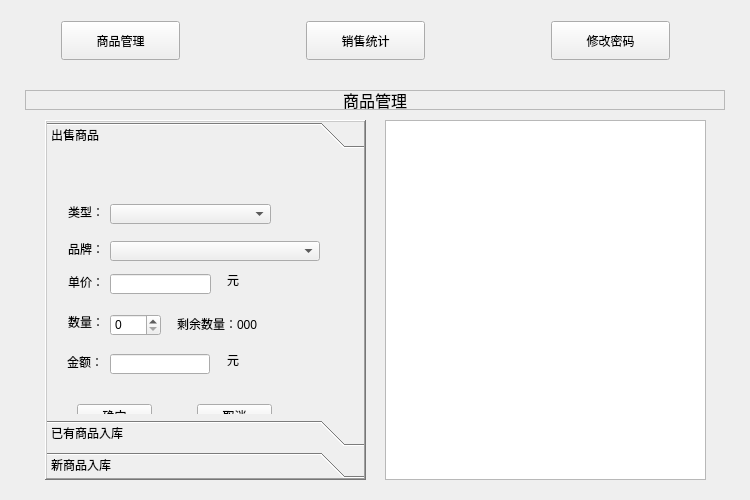
<?xml version="1.0" encoding="UTF-8"?>
<ui version="4.0">
 <class>Widget</class>
 <widget class="QWidget" name="Widget">
  <property name="geometry">
   <rect>
    <x>0</x>
    <y>0</y>
    <width>750</width>
    <height>500</height>
   </rect>
  </property>
  <property name="windowTitle">
   <string>数据管理系统</string>
  </property>
  <widget class="QWidget" name="layoutWidget">
   <property name="geometry">
    <rect>
     <x>50</x>
     <y>10</y>
     <width>631</width>
     <height>61</height>
    </rect>
   </property>
   <layout class="QHBoxLayout" name="horizontalLayout">
    <property name="sizeConstraint">
     <enum>QLayout::SetDefaultConstraint</enum>
    </property>
    <item>
     <widget class="QPushButton" name="manageBtn">
      <property name="sizePolicy">
       <sizepolicy hsizetype="Expanding" vsizetype="Expanding">
        <horstretch>0</horstretch>
        <verstretch>0</verstretch>
       </sizepolicy>
      </property>
      <property name="text">
       <string>商品管理</string>
      </property>
     </widget>
    </item>
    <item>
     <spacer name="horizontalSpacer_3">
      <property name="orientation">
       <enum>Qt::Horizontal</enum>
      </property>
      <property name="sizeHint" stdset="0">
       <size>
        <width>40</width>
        <height>20</height>
       </size>
      </property>
     </spacer>
    </item>
    <item>
     <widget class="QPushButton" name="chartBtn">
      <property name="sizePolicy">
       <sizepolicy hsizetype="Expanding" vsizetype="Expanding">
        <horstretch>0</horstretch>
        <verstretch>0</verstretch>
       </sizepolicy>
      </property>
      <property name="text">
       <string>销售统计</string>
      </property>
     </widget>
    </item>
    <item>
     <spacer name="horizontalSpacer_2">
      <property name="orientation">
       <enum>Qt::Horizontal</enum>
      </property>
      <property name="sizeHint" stdset="0">
       <size>
        <width>40</width>
        <height>20</height>
       </size>
      </property>
     </spacer>
    </item>
    <item>
     <widget class="QPushButton" name="passwordBtn">
      <property name="sizePolicy">
       <sizepolicy hsizetype="Expanding" vsizetype="Expanding">
        <horstretch>0</horstretch>
        <verstretch>0</verstretch>
       </sizepolicy>
      </property>
      <property name="text">
       <string>修改密码</string>
      </property>
     </widget>
    </item>
   </layout>
  </widget>
  <widget class="QStackedWidget" name="stackedWidget">
   <property name="geometry">
    <rect>
     <x>25</x>
     <y>70</y>
     <width>700</width>
     <height>410</height>
    </rect>
   </property>
   <property name="currentIndex">
    <number>0</number>
   </property>
   <widget class="QWidget" name="managePage">
    <widget class="QLabel" name="label">
     <property name="geometry">
      <rect>
       <x>0</x>
       <y>20</y>
       <width>700</width>
       <height>20</height>
      </rect>
     </property>
     <property name="font">
      <font>
       <pointsize>12</pointsize>
      </font>
     </property>
     <property name="frameShape">
      <enum>QFrame::StyledPanel</enum>
     </property>
     <property name="text">
      <string>商品管理</string>
     </property>
     <property name="alignment">
      <set>Qt::AlignCenter</set>
     </property>
    </widget>
    <widget class="QToolBox" name="toolBox">
     <property name="geometry">
      <rect>
       <x>20</x>
       <y>50</y>
       <width>321</width>
       <height>360</height>
      </rect>
     </property>
     <property name="frameShape">
      <enum>QFrame::WinPanel</enum>
     </property>
     <property name="frameShadow">
      <enum>QFrame::Raised</enum>
     </property>
     <widget class="QWidget" name="toolBoxPage1">
      <property name="geometry">
       <rect>
        <x>0</x>
        <y>0</y>
        <width>317</width>
        <height>278</height>
       </rect>
      </property>
      <attribute name="label">
       <string>出售商品</string>
      </attribute>
      <widget class="QLabel" name="label_9">
       <property name="geometry">
        <rect>
         <x>20</x>
         <y>200</y>
         <width>36</width>
         <height>16</height>
        </rect>
       </property>
       <property name="text">
        <string>金额：</string>
       </property>
      </widget>
      <widget class="QPushButton" name="sellCancelBtn">
       <property name="geometry">
        <rect>
         <x>150</x>
         <y>250</y>
         <width>75</width>
         <height>23</height>
        </rect>
       </property>
       <property name="text">
        <string>取消</string>
       </property>
      </widget>
      <widget class="QLabel" name="label_6">
       <property name="geometry">
        <rect>
         <x>21</x>
         <y>50</y>
         <width>36</width>
         <height>16</height>
        </rect>
       </property>
       <property name="text">
        <string>类型：</string>
       </property>
      </widget>
      <widget class="QLabel" name="label_7">
       <property name="geometry">
        <rect>
         <x>21</x>
         <y>87</y>
         <width>36</width>
         <height>16</height>
        </rect>
       </property>
       <property name="text">
        <string>品牌：</string>
       </property>
      </widget>
      <widget class="QComboBox" name="sellTypeComboBox">
       <property name="geometry">
        <rect>
         <x>63</x>
         <y>50</y>
         <width>161</width>
         <height>20</height>
        </rect>
       </property>
       <property name="sizePolicy">
        <sizepolicy hsizetype="Expanding" vsizetype="Fixed">
         <horstretch>0</horstretch>
         <verstretch>0</verstretch>
        </sizepolicy>
       </property>
      </widget>
      <widget class="QComboBox" name="sellBrandComboBox">
       <property name="geometry">
        <rect>
         <x>63</x>
         <y>87</y>
         <width>210</width>
         <height>20</height>
        </rect>
       </property>
       <property name="sizePolicy">
        <sizepolicy hsizetype="Expanding" vsizetype="Fixed">
         <horstretch>0</horstretch>
         <verstretch>0</verstretch>
        </sizepolicy>
       </property>
      </widget>
      <widget class="QPushButton" name="sellOkBtn">
       <property name="geometry">
        <rect>
         <x>30</x>
         <y>250</y>
         <width>75</width>
         <height>23</height>
        </rect>
       </property>
       <property name="text">
        <string>确定</string>
       </property>
      </widget>
      <widget class="QLabel" name="label_8">
       <property name="geometry">
        <rect>
         <x>21</x>
         <y>160</y>
         <width>36</width>
         <height>16</height>
        </rect>
       </property>
       <property name="text">
        <string>数量：</string>
       </property>
      </widget>
      <widget class="QSpinBox" name="sellNumSpinBox">
       <property name="geometry">
        <rect>
         <x>63</x>
         <y>160</y>
         <width>51</width>
         <height>22</height>
        </rect>
       </property>
      </widget>
      <widget class="QLineEdit" name="sellSumLineEdit">
       <property name="geometry">
        <rect>
         <x>63</x>
         <y>200</y>
         <width>100</width>
         <height>20</height>
        </rect>
       </property>
       <property name="readOnly">
        <bool>true</bool>
       </property>
      </widget>
      <widget class="QLabel" name="label_13">
       <property name="geometry">
        <rect>
         <x>180</x>
         <y>200</y>
         <width>54</width>
         <height>12</height>
        </rect>
       </property>
       <property name="text">
        <string>元</string>
       </property>
      </widget>
      <widget class="QLabel" name="label_24">
       <property name="geometry">
        <rect>
         <x>21</x>
         <y>120</y>
         <width>36</width>
         <height>16</height>
        </rect>
       </property>
       <property name="text">
        <string>单价：</string>
       </property>
      </widget>
      <widget class="QLineEdit" name="sellPriceLineEdit">
       <property name="geometry">
        <rect>
         <x>63</x>
         <y>120</y>
         <width>101</width>
         <height>20</height>
        </rect>
       </property>
       <property name="readOnly">
        <bool>true</bool>
       </property>
      </widget>
      <widget class="QLabel" name="label_25">
       <property name="geometry">
        <rect>
         <x>180</x>
         <y>120</y>
         <width>54</width>
         <height>12</height>
        </rect>
       </property>
       <property name="text">
        <string>元</string>
       </property>
      </widget>
      <widget class="QLabel" name="sellLastNumLabel">
       <property name="geometry">
        <rect>
         <x>130</x>
         <y>160</y>
         <width>111</width>
         <height>20</height>
        </rect>
       </property>
       <property name="text">
        <string>剩余数量：000</string>
       </property>
      </widget>
     </widget>
     <widget class="QWidget" name="page_3">
      <property name="geometry">
       <rect>
        <x>0</x>
        <y>0</y>
        <width>98</width>
        <height>28</height>
       </rect>
      </property>
      <attribute name="label">
       <string>已有商品入库</string>
      </attribute>
      <widget class="QLabel" name="label_2">
       <property name="geometry">
        <rect>
         <x>21</x>
         <y>50</y>
         <width>36</width>
         <height>16</height>
        </rect>
       </property>
       <property name="text">
        <string>类型：</string>
       </property>
      </widget>
      <widget class="QLabel" name="label_5">
       <property name="geometry">
        <rect>
         <x>21</x>
         <y>87</y>
         <width>36</width>
         <height>16</height>
        </rect>
       </property>
       <property name="text">
        <string>品牌：</string>
       </property>
      </widget>
      <widget class="QLabel" name="label_10">
       <property name="geometry">
        <rect>
         <x>21</x>
         <y>120</y>
         <width>36</width>
         <height>16</height>
        </rect>
       </property>
       <property name="text">
        <string>单价：</string>
       </property>
      </widget>
      <widget class="QLabel" name="label_11">
       <property name="geometry">
        <rect>
         <x>21</x>
         <y>160</y>
         <width>36</width>
         <height>16</height>
        </rect>
       </property>
       <property name="text">
        <string>数量：</string>
       </property>
      </widget>
      <widget class="QPushButton" name="goodsOkBtn">
       <property name="geometry">
        <rect>
         <x>30</x>
         <y>250</y>
         <width>75</width>
         <height>23</height>
        </rect>
       </property>
       <property name="text">
        <string>确定</string>
       </property>
      </widget>
      <widget class="QPushButton" name="goodsCancelBtn">
       <property name="geometry">
        <rect>
         <x>150</x>
         <y>250</y>
         <width>75</width>
         <height>23</height>
        </rect>
       </property>
       <property name="text">
        <string>取消</string>
       </property>
      </widget>
      <widget class="QComboBox" name="goodsTypeComboBox">
       <property name="geometry">
        <rect>
         <x>63</x>
         <y>50</y>
         <width>151</width>
         <height>20</height>
        </rect>
       </property>
      </widget>
      <widget class="QLineEdit" name="goodsPriceLineEdit">
       <property name="geometry">
        <rect>
         <x>63</x>
         <y>120</y>
         <width>100</width>
         <height>20</height>
        </rect>
       </property>
       <property name="readOnly">
        <bool>true</bool>
       </property>
      </widget>
      <widget class="QComboBox" name="goodsBrandComboBox">
       <property name="geometry">
        <rect>
         <x>63</x>
         <y>87</y>
         <width>210</width>
         <height>20</height>
        </rect>
       </property>
      </widget>
      <widget class="QLabel" name="label_12">
       <property name="geometry">
        <rect>
         <x>180</x>
         <y>120</y>
         <width>54</width>
         <height>12</height>
        </rect>
       </property>
       <property name="text">
        <string>元</string>
       </property>
      </widget>
      <widget class="QLineEdit" name="goodsSumLineEdit">
       <property name="geometry">
        <rect>
         <x>63</x>
         <y>200</y>
         <width>100</width>
         <height>20</height>
        </rect>
       </property>
       <property name="readOnly">
        <bool>true</bool>
       </property>
      </widget>
      <widget class="QLabel" name="label_19">
       <property name="geometry">
        <rect>
         <x>179</x>
         <y>200</y>
         <width>54</width>
         <height>12</height>
        </rect>
       </property>
       <property name="text">
        <string>元</string>
       </property>
      </widget>
      <widget class="QLabel" name="label_20">
       <property name="geometry">
        <rect>
         <x>20</x>
         <y>200</y>
         <width>36</width>
         <height>16</height>
        </rect>
       </property>
       <property name="text">
        <string>金额：</string>
       </property>
      </widget>
      <widget class="QSpinBox" name="goodsNumSpinBox">
       <property name="geometry">
        <rect>
         <x>63</x>
         <y>160</y>
         <width>61</width>
         <height>20</height>
        </rect>
       </property>
      </widget>
     </widget>
     <widget class="QWidget" name="page_5">
      <property name="geometry">
       <rect>
        <x>0</x>
        <y>0</y>
        <width>317</width>
        <height>278</height>
       </rect>
      </property>
      <attribute name="label">
       <string>新商品入库</string>
      </attribute>
      <widget class="QSpinBox" name="newNumSpinBox">
       <property name="geometry">
        <rect>
         <x>73</x>
         <y>140</y>
         <width>61</width>
         <height>20</height>
        </rect>
       </property>
       <property name="minimum">
        <number>1</number>
       </property>
       <property name="maximum">
        <number>999</number>
       </property>
       <property name="value">
        <number>1</number>
       </property>
      </widget>
      <widget class="QLabel" name="label_14">
       <property name="geometry">
        <rect>
         <x>31</x>
         <y>100</y>
         <width>36</width>
         <height>16</height>
        </rect>
       </property>
       <property name="text">
        <string>单价：</string>
       </property>
      </widget>
      <widget class="QLabel" name="label_15">
       <property name="geometry">
        <rect>
         <x>31</x>
         <y>140</y>
         <width>36</width>
         <height>16</height>
        </rect>
       </property>
       <property name="text">
        <string>数量：</string>
       </property>
      </widget>
      <widget class="QComboBox" name="newTypeComboBox">
       <property name="geometry">
        <rect>
         <x>73</x>
         <y>30</y>
         <width>151</width>
         <height>20</height>
        </rect>
       </property>
      </widget>
      <widget class="QLabel" name="label_16">
       <property name="geometry">
        <rect>
         <x>31</x>
         <y>30</y>
         <width>36</width>
         <height>16</height>
        </rect>
       </property>
       <property name="text">
        <string>类型：</string>
       </property>
      </widget>
      <widget class="QLabel" name="label_17">
       <property name="geometry">
        <rect>
         <x>170</x>
         <y>100</y>
         <width>54</width>
         <height>12</height>
        </rect>
       </property>
       <property name="text">
        <string>元</string>
       </property>
      </widget>
      <widget class="QPushButton" name="newCancelBtn">
       <property name="geometry">
        <rect>
         <x>160</x>
         <y>230</y>
         <width>75</width>
         <height>23</height>
        </rect>
       </property>
       <property name="text">
        <string>取消</string>
       </property>
      </widget>
      <widget class="QLabel" name="label_18">
       <property name="geometry">
        <rect>
         <x>31</x>
         <y>67</y>
         <width>36</width>
         <height>16</height>
        </rect>
       </property>
       <property name="text">
        <string>品牌：</string>
       </property>
      </widget>
      <widget class="QPushButton" name="newOkBtn">
       <property name="geometry">
        <rect>
         <x>40</x>
         <y>230</y>
         <width>75</width>
         <height>23</height>
        </rect>
       </property>
       <property name="text">
        <string>确定</string>
       </property>
      </widget>
      <widget class="QLineEdit" name="newBrandLineEdit">
       <property name="geometry">
        <rect>
         <x>73</x>
         <y>67</y>
         <width>210</width>
         <height>20</height>
        </rect>
       </property>
      </widget>
      <widget class="QLineEdit" name="newSumLineEdit">
       <property name="geometry">
        <rect>
         <x>72</x>
         <y>180</y>
         <width>100</width>
         <height>20</height>
        </rect>
       </property>
       <property name="readOnly">
        <bool>true</bool>
       </property>
      </widget>
      <widget class="QLabel" name="label_21">
       <property name="geometry">
        <rect>
         <x>189</x>
         <y>180</y>
         <width>54</width>
         <height>12</height>
        </rect>
       </property>
       <property name="text">
        <string>元</string>
       </property>
      </widget>
      <widget class="QLabel" name="label_22">
       <property name="geometry">
        <rect>
         <x>30</x>
         <y>180</y>
         <width>36</width>
         <height>16</height>
        </rect>
       </property>
       <property name="text">
        <string>金额：</string>
       </property>
      </widget>
      <widget class="QSpinBox" name="newPriceSpinBox">
       <property name="geometry">
        <rect>
         <x>73</x>
         <y>100</y>
         <width>91</width>
         <height>20</height>
        </rect>
       </property>
       <property name="minimum">
        <number>1</number>
       </property>
       <property name="maximum">
        <number>99999</number>
       </property>
       <property name="value">
        <number>1</number>
       </property>
      </widget>
     </widget>
    </widget>
    <widget class="QListWidget" name="dailyList">
     <property name="geometry">
      <rect>
       <x>360</x>
       <y>50</y>
       <width>321</width>
       <height>360</height>
      </rect>
     </property>
     <property name="editTriggers">
      <set>QAbstractItemView::NoEditTriggers</set>
     </property>
    </widget>
   </widget>
   <widget class="QWidget" name="chartPage">
    <widget class="QLabel" name="label_3">
     <property name="geometry">
      <rect>
       <x>0</x>
       <y>20</y>
       <width>700</width>
       <height>20</height>
      </rect>
     </property>
     <property name="font">
      <font>
       <pointsize>12</pointsize>
      </font>
     </property>
     <property name="frameShape">
      <enum>QFrame::StyledPanel</enum>
     </property>
     <property name="text">
      <string>销售统计</string>
     </property>
     <property name="alignment">
      <set>Qt::AlignCenter</set>
     </property>
    </widget>
    <widget class="QComboBox" name="typeComboBox">
     <property name="geometry">
      <rect>
       <x>10</x>
       <y>50</y>
       <width>191</width>
       <height>22</height>
      </rect>
     </property>
    </widget>
    <widget class="QPushButton" name="updateBtn">
     <property name="geometry">
      <rect>
       <x>210</x>
       <y>50</y>
       <width>75</width>
       <height>23</height>
      </rect>
     </property>
     <property name="text">
      <string>更新显示</string>
     </property>
    </widget>
   </widget>
   <widget class="QWidget" name="page">
    <widget class="QLabel" name="label_4">
     <property name="geometry">
      <rect>
       <x>0</x>
       <y>20</y>
       <width>700</width>
       <height>20</height>
      </rect>
     </property>
     <property name="font">
      <font>
       <pointsize>12</pointsize>
      </font>
     </property>
     <property name="frameShape">
      <enum>QFrame::StyledPanel</enum>
     </property>
     <property name="text">
      <string>修改密码</string>
     </property>
     <property name="alignment">
      <set>Qt::AlignCenter</set>
     </property>
    </widget>
    <widget class="QLabel" name="label_23">
     <property name="geometry">
      <rect>
       <x>240</x>
       <y>120</y>
       <width>81</width>
       <height>16</height>
      </rect>
     </property>
     <property name="text">
      <string>原密码：</string>
     </property>
    </widget>
    <widget class="QLabel" name="label_26">
     <property name="geometry">
      <rect>
       <x>240</x>
       <y>160</y>
       <width>54</width>
       <height>12</height>
      </rect>
     </property>
     <property name="text">
      <string>新密码：</string>
     </property>
    </widget>
    <widget class="QLineEdit" name="oldPwdLineEdit">
     <property name="geometry">
      <rect>
       <x>290</x>
       <y>120</y>
       <width>161</width>
       <height>20</height>
      </rect>
     </property>
    </widget>
    <widget class="QLineEdit" name="newPwdLineEdit">
     <property name="geometry">
      <rect>
       <x>290</x>
       <y>160</y>
       <width>161</width>
       <height>20</height>
      </rect>
     </property>
    </widget>
    <widget class="QPushButton" name="changePwdBtn">
     <property name="geometry">
      <rect>
       <x>320</x>
       <y>220</y>
       <width>75</width>
       <height>23</height>
      </rect>
     </property>
     <property name="text">
      <string>确定</string>
     </property>
    </widget>
   </widget>
  </widget>
 </widget>
 <layoutdefault spacing="6" margin="11"/>
 <resources/>
 <connections/>
</ui>
